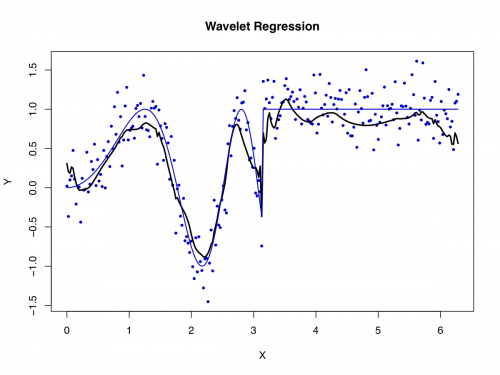

The R source for this figure:
# ----------------------------------------------------------------------------
# Book:         SPM
# ----------------------------------------------------------------------------
# Usage:        -
# ----------------------------------------------------------------------------
# See also:     -
# ----------------------------------------------------------------------------
# Quantlet:     SPMwavereg
# ----------------------------------------------------------------------------
# Description:  computes the wavelet regression using Daubechies basis for a 
#               simulated data set.
# ----------------------------------------------------------------------------
# Author:       Awdesch Melzer 20130319
# ----------------------------------------------------------------------------

rm(list = ls(all = TRUE))
graphics.off()

# load library
install.packages("waveslim")
library(waveslim)

# set pseudo random numbers
set.seed(117117)


n     = 256  # number of observations
x     = seq(0, by = 2 * pi/(n - 1), length = n)  # grid
m     = (x > pi) + sin(x^2) * (x <= pi)  # true funtion
y     = m + rnorm(n)/4  # add noise
y.dwt = dwt(y, wf = "d8", 4)  # discrete wavelet transform
# inverse dwt, with manual threshold 1.9 for smoothness:
mhat  = idwt(manual.thresh(y.dwt, 5, 1.9, hard = F))[1:n]  

# plot 
# To save the plot uncomment pdf(...) and dev.off()
# pdf('SPMwavereg.pdf', height = 6, width = 8)

plot(x, y, type = "n", ylab = "Y", xlab = "X")
title("Wavelet Regression")
points(x, y, pch = 19, col = "blue3", cex = 0.5)
lines(x, mhat, col = "black", lwd = 2.3)
lines(x, m, col = "blue3", lwd = 1.5) 
